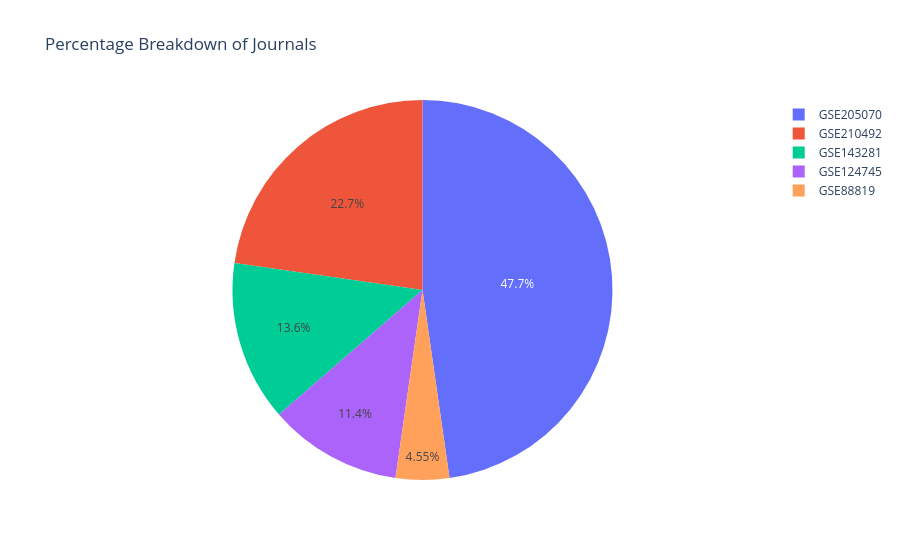

The notebook cell this image was saved under:
### Code cell
_plot_dist(jour_dist)

### Figure 1 — Plotly figure (JSON) as saved in the notebook; plotly's stock layout.template omitted (floating-point values rounded to 4 significant figures)
{"data": [{"domain": {"x": [0, 1], "y": [0, 1]}, "hovertemplate": "label=%{label}<br>value=%{value}<extra></extra>", "labels": ["GSE205070", "GSE210492", "GSE124745", "GSE88819", "GSE143281"], "legendgroup": "", "name": "", "showlegend": true, "type": "pie", "values": [47.73, 22.73, 11.36, 4.545, 13.64]}], "layout": {"legend": {"tracegroupgap": 0}, "title": {"text": "Percentage Breakdown of Journals"}}}
